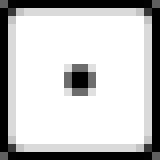
#> input picture dice_images/dice1-20.png, 20 x 20 px, found by its file name (shown 8 times larger)
$ python 2dice.py dice_images/dice1-20.png
#> lines starting #> are read from the running program, lines starting #| are printed output that depends on the picture
from PIL import Image
import sys

# Create a Grayscale version of the image
def convert_grayscale(image):
	# Get size
	width, height = image.size

	# Create new Image and a Pixel Map
	new = Image.new("RGB", (width, height), "white")
	pixels = new.load()

	# Transform to grayscale
	for i in range(width):
		for j in range(height):
			# Get Pixel
			pixel = image.getpixel((i,j))

			# Get R, G, B values (This are int from 0 to 255)
			red = pixel[0]
			green = pixel[1]
			blue =  pixel[2]

			# Transform to grayscale
			gray = (red * 0.299) + (green * 0.587) + (blue * 0.114)

			# Set Pixel in new image
			pixels[i, j] = (int(gray), int(gray), int(gray))

	# Return new image
	return new

# Create a Primary Colors version of the image
def convert_dice(image):

	# Get size
	width, height = image.size

	# Create new Image and a Pixel Map
	new = Image.new("RGB", (width*7, height*7), "white")
	pixels = new.load()

	i = 0
	j = 0
	maxSaturation = 0
	count = 0

	while i < height:
		while j < width:
			pixel = image.getpixel((i,j))
			if pixel[2] > maxSaturation:
				maxSaturation = pixel[2]
			count += 1
			j+=1
		i+=1

	i = 0
	j = 0

	# Transform to dice
	while j < height:
		while i < width:
			# Get saturation
			saturation = 0
			pixel = image.getpixel((i,j))
			saturation += pixel[2]

			# Transform to dice
			if saturation > maxSaturation*(5/6):
				pixels[(i*7)+3, (j*7)+3] = (0,0,0)
			elif saturation > maxSaturation*(2/3):
				pixels[(i*7)+1, (j*7)+2] = (0,0,0)
				pixels[(i*7)+5, (j*7)+4] = (0,0,0)
			elif saturation > maxSaturation*(1/2):
				pixels[(i*7)+1, (j*7)+1] = (0,0,0)
				pixels[(i*7)+3, (j*7)+3] = (0,0,0)
				pixels[(i*7)+5, (j*7)+5] = (0,0,0)
			elif saturation > maxSaturation*(1/3):
				pixels[(i*7)+2, (j*7)+2] = (0,0,0)
				pixels[(i*7)+2, (j*7)+4] = (0,0,0)
				pixels[(i*7)+4, (j*7)+2] = (0,0,0)
				pixels[(i*7)+4, (j*7)+4] = (0,0,0)
			elif saturation > maxSaturation*(1/6):
				pixels[(i*7)+1, (j*7)+1] = (0,0,0)
				pixels[(i*7)+5, (j*7)+1] = (0,0,0)
				pixels[(i*7)+3, (j*7)+3] = (0,0,0)
				pixels[(i*7)+1, (j*7)+5] = (0,0,0)
				pixels[(i*7)+5, (j*7)+5] = (0,0,0)
			else:
				pixels[(i*7)+2, (j*7)+1] = (0,0,0)
				pixels[(i*7)+4, (j*7)+1] = (0,0,0)
				pixels[(i*7)+2, (j*7)+3] = (0,0,0)
				pixels[(i*7)+4, (j*7)+3] = (0,0,0)
				pixels[(i*7)+2, (j*7)+5] = (0,0,0)
				pixels[(i*7)+4, (j*7)+5] = (0,0,0)
			i+=1
		i=0
		j+=1

	# Return new image
	return new

def main():
	# process input
	input = sys.argv[1].strip()
	delimiter = ""

	if "/" in input:
		delimiter = "/"
	elif "\\" in input:
		delimiter = "\\"

	input = input.split(delimiter)
	file = input[-1]
	path = ""

	if len(input) != 1:
		path = delimiter

	for i in range(len(input)-1):
		path += input[i] + delimiter

	try:
		# Load Image (JPEG/JPG needs libjpeg to load)
		original = Image.open(path + file)
#> original is the input picture: PIL image 20x20 RGBA; mean R, G, B, A 192.4, 192.4, 192.4, 254

	except FileNotFoundError:
		print(path + file)
		print("File not found. Please make sure your path and file name are correct and try again.")

	else:
		suffix = "." + file.split(".")[-1]

		# Convert to Grayscale and save
		new = convert_grayscale(original)
#> in convert_grayscale, `new = Image.new("RGB", (width, height), "white")`: new: PIL image 20x20 RGB; every value is 255
		new.save(path + 'gray' + suffix)

		# Load gray image
		gray = Image.open(path + 'gray' + suffix)

		# Convert to dice and save
		new = convert_dice(gray)
#> in convert_dice, `new = Image.new("RGB", (width*7, height*7), "white")`: new: PIL image 140x140 RGB; every value is 255
#> after the loop in convert_dice, `while i < height:`: count = 20; maxSaturation = 0
#> after the loop in convert_dice, `while j < height:`: j = 20
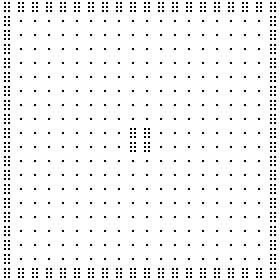
#> new: PIL image 140x140 RGB (shown 2 times larger); 95.9% white; black in thin lines or dots
		new.save(path + 'dice' + suffix)

if __name__ == "__main__":
	main()

$ run again, on dice_images/dice2-20.png
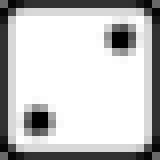
#> input picture dice_images/dice2-20.png, 20 x 20 px, found by its file name (shown 8 times larger)
#> in main, original is the input picture: PIL image 20x20 RGBA; mean R, G, B, A 193.7, 193.7, 193.7, 253.9
#> after the loop in convert_dice, `while i < height:`: count = 20; maxSaturation = 49
#> after the loop in convert_dice, `while j < height:`: j = 20
#> in main, `new = convert_dice(gray)`:
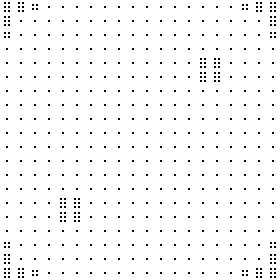
#> new: PIL image 140x140 RGB (shown 2 times larger); 97.3% white; black in thin lines or dots
